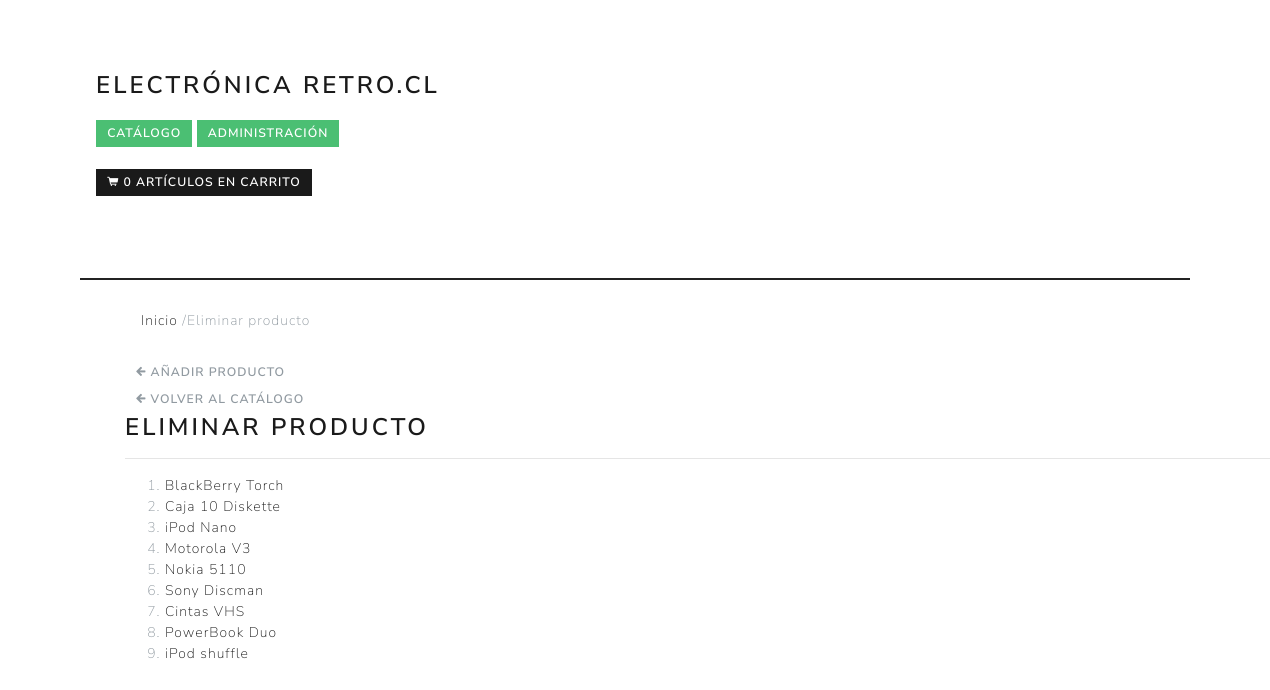
The page /backup/index.php/delete on the database its author committed.
### tables this page shows
CREATE TABLE `tblproduct` (
  `id` int(11) NOT NULL AUTO_INCREMENT,
  `name` varchar(17) DEFAULT NULL,
  `code` varchar(255) NOT NULL,
  `image` text NOT NULL,
  `price` int(11) DEFAULT NULL,
  `description` varchar(30) DEFAULT NULL,
  PRIMARY KEY (`id`),
  UNIQUE KEY `product_code` (`code`)
);

### backup/application/controllers/Delete.php (called while the page is built, shortened)
<?php
class Delete extends CI_Controller {
    function __construct() {
        $this->load->helper('form');
       $this->load->model('delete_model');
    }
    public
    function index() {
        $this->load->view('header');
        $id = $this->uri->segment(3);
        $data['products'] = $this->delete_model->show_products();
        $data['single_product'] = $this->delete_model->show_product_id($id);
        $this->load->view('delete_view', $data);
         }
    }

### backup/index.php (called while the page is built, shortened)
<?php
require_once BASEPATH.'core/CodeIgniter.php';

### backup/application/models/delete_model.php (called while the page is built, shortened)
<?php
class delete_model extends CI_Model{
function show_products(){
$query = $this->db->get('tblproduct');
$query_result = $query->result();
return $query_result;
}
function show_product_id($data){
        $this->db->select('*');
        $this->db->from('tblproduct');
        $this->db->where('id', $data);
        $query = $this->db->get();
        $result = $query->result();
        return $result;
    }
}
?>

### backup/application/views/delete_view.php (the view, shortened to what this page needs)
<?php
$base_url = base_url();
?>
<!DOCTYPE html>
<html lang="en">
  <head>
    <pre>
</pre>
    <link id="callCss" rel="stylesheet" href="<?= $base_url?>themes/bootshop/bootstrap.min.css" media="screen"/>
    <link href="<?= $base_url?>themes/css/base.css" rel="stylesheet" media="screen"/>
    <link href="<?= $base_url?>themes/css/bootstrap-responsive.min.css" rel="stylesheet"/>
    <link href="<?= $base_url?>themes/css/font-awesome.css" rel="stylesheet" type="text/css">
  </head>
<body>
<div id="header">
<div class="container">
<div id="welcomeLine" class="row">
    <div class="span6">
    </div>
</div>
<div id="mainBody">
    <div class="container">
        <div class="span12">
    <ul class="breadcrumb">
        <li><a href="<?php echo base_url('home');?>">Inicio</a> <span class="divider">/</span></li>
        <li class="active"> Eliminar producto </li>
    </ul>
      <a href="<?php echo base_url('add');?>" class="btn btn-large pull-right"><i class="icon-arrow-left"></i> Añadir producto </a> </br>
  <a href="<?php echo base_url('home');?>" class="btn btn-large pull-right"><i class="icon-arrow-left"></i> Volver al catálogo </a>
  <h3>  Eliminar Producto </h3>
  <hr class="soft"/>
        <ol>
                        <?php foreach ($products as $product): ?>
                            <li><a href="<?php echo base_url() . "delete/show_product_id/" . $product->id; ?>"><?php echo $product->name; ?></a></li>
                        <?php endforeach; ?>
                    </ol>
                </div>
            </div>
        </div>
            </div>
        </div>
</body>
</html>

### backup/themes/css/base.css (style rules this page uses)
#mainBody { border-top:2px solid #232323; padding-top: 18px; }
#welcomeLine { padding: 8px 0 4px }
[class^="icon-"], [class*=" icon-"] { background-image: none; }

### rows shown on the page
tblproduct: name "BlackBerry Torch"
tblproduct: name "Caja 10 Diskette"
tblproduct: name "iPod Nano"
tblproduct: name "Motorola V3"
tblproduct: name "Nokia 5110"
tblproduct: name "Sony Discman"
tblproduct: name "Cintas VHS"
tblproduct: name "PowerBook Duo"
tblproduct: name "iPod shuffle"

### other values the page prints
$this->cart->total_items() "0"
